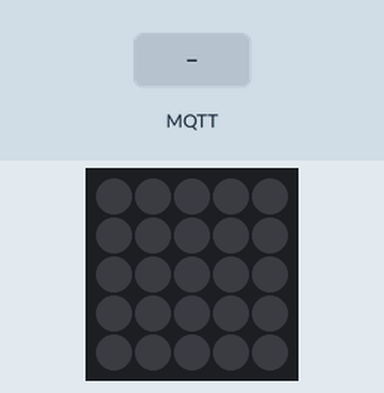
Simulated run of this sketch. Board: ESP32. Shown: 5×5 RGB LED matrix (first LED top left, wired row by row). Inputs (shaded band) come from the test bench. Dim RGB values are drawn brighter than linear; WiFi joins after 1.5 s; servers stay silent unless stated; no MQTT or app messages arrive unless stated; what the sketch prints to the serial monitor is not drawn.

Above: at 2.8 s.
2.9 s: MQTT message "1" arrives on the first subscribed topic
At 3.8 s:
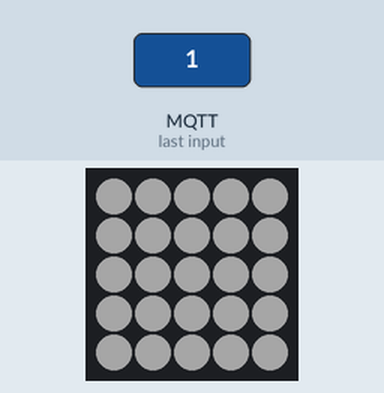
4.4 s: MQTT message "0" arrives on the first subscribed topic
At 5.0 s:
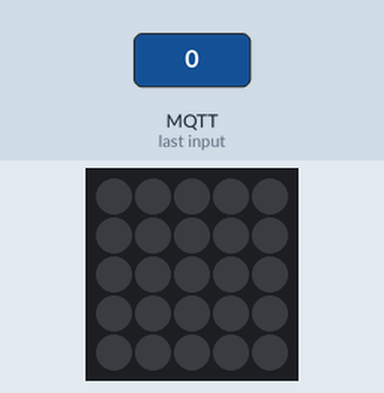
Timing chart, 0 to 7.4 s (numbered marks = the images above; inputs shaded):
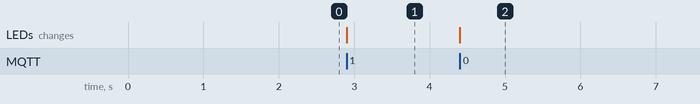

The sketch:

spotlight.ino
```cpp
#include <WiFi.h>
#include "PubSubClient.h"
#include <M5Atom.h>
const char* ssid = "ArduinoWifiShield";
const char* password = "woufwouf06";
static const char* connectionString = "";
const char* mqtt_server = "192.168.43.254";
const char* alert_topic = "/spotlight";
const char* clientID = "spotlight";
const int spk_pin = 26;
int freq = 30;
int channel = 0;
int resolution = 15;
float sinVal;
int toneVal;
WiFiClient wifiClient;
PubSubClient client(mqtt_server, 1883, wifiClient);
int alarmOn = false;

void callback(char* topic, byte *payload, unsigned int length){
  Serial.println("-------Nouveau message du broker mqtt-------");
  if ((char)payload[0] == '1') {
     Serial.println("RECEIVED SPOTLIGHT ON");
     M5.dis.fillpix(0xffffff);
   } else {
     Serial.println("RECEIVED SPOTLIGHT OFF");
     M5.dis.fillpix(0x000000);
   }
}
void setup(){
  Serial.begin(115200);
  M5.begin(true, false, true);
  delay(50);
  M5.dis.fillpix(0x000000);
  Serial.println("Starting connection WiFi.");
  WiFi.begin(ssid, password);
  while(WiFi.status() != WL_CONNECTED){
    delay(500);
    Serial.print(".");
  }
  Serial.println("WiFi connected");
  Serial.println("IP address:");
  Serial.println(WiFi.localIP());
  client.setCallback(callback);
  if(client.connect(clientID)){
    Serial.println("Connected to MQTT Broker!");
  }else{
    Serial.print("Connection to MQTT Broker failed...");
  }
  client.subscribe(alert_topic);
}


void loop(){
  client.loop();
}
```

Measured:
- after the input at 2.9 s, the LEDs: change at once (image 1)
- after the input at 4.4 s, the LEDs: change at once (image 2)
